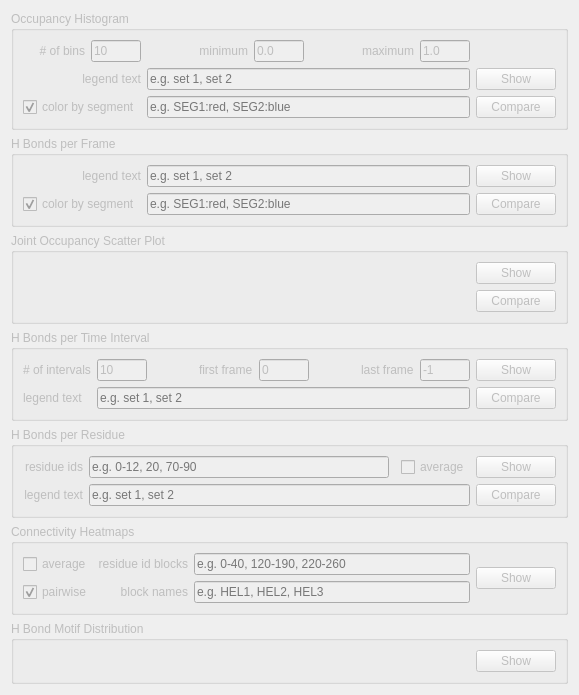
         <widget class="QWidget" name="tab">
          <property name="enabled">
           <bool>false</bool>
          </property>
          <attribute name="title">
           <string>Hydrogen Bonds</string>
          </attribute>
          <layout class="QGridLayout" name="gridLayout_10">
           <item row="4" column="0">
            <widget class="QGroupBox" name="groupBox_8">
             <property name="title">
              <string>H Bonds per Residue</string>
             </property>
             <layout class="QGridLayout" name="gridLayout_8">
              <item row="0" column="4">
               <widget class="QPushButton" name="button_bonds_draw_bonds_per_residue">
                <property name="toolTip">
                 <string>&lt;html&gt;&lt;head/&gt;&lt;body&gt;&lt;p align=&quot;justify&quot;&gt;Compute the number of H bonds per residue. Results are colored by segment.&lt;/p&gt;&lt;/body&gt;&lt;/html&gt;</string>
                </property>
                <property name="text">
                 <string>Show</string>
                </property>
                <property name="autoDefault">
                 <bool>false</bool>
                </property>
               </widget>
              </item>
              <item row="0" column="0">
               <widget class="QLabel" name="label_10">
                <property name="text">
                 <string>residue ids</string>
                </property>
                <property name="alignment">
                 <set>Qt::AlignRight|Qt::AlignTrailing|Qt::AlignVCenter</set>
                </property>
               </widget>
              </item>
              <item row="1" column="4">
               <widget class="QPushButton" name="button_bonds_compare_bonds_per_residue">
                <property name="toolTip">
                 <string>&lt;html&gt;&lt;head/&gt;&lt;body&gt;&lt;p align=&quot;justify&quot;&gt;Compare current analysis to a saved analysis (.hba or .wwa).&lt;/p&gt;&lt;/body&gt;&lt;/html&gt;</string>
                </property>
                <property name="text">
                 <string>Compare</string>
                </property>
                <property name="autoDefault">
                 <bool>false</bool>
                </property>
               </widget>
              </item>
              <item row="0" column="3">
               <widget class="QCheckBox" name="checkbox_bonds_per_residue_average">
                <property name="toolTip">
                 <string>&lt;html&gt;&lt;head/&gt;&lt;body&gt;&lt;p align=&quot;justify&quot;&gt;Toggle, if absolute number of connections or time averaged number of connections are used.&lt;/p&gt;&lt;/body&gt;&lt;/html&gt;</string>
                </property>
                <property name="text">
                 <string>average</string>
                </property>
               </widget>
              </item>
              <item row="0" column="1">
               <widget class="QLineEdit" name="line_bonds_per_residue_range">
                <property name="placeholderText">
                 <string>e.g. 0-12, 20, 70-90</string>
                </property>
               </widget>
              </item>
              <item row="1" column="0">
               <widget class="QLabel" name="label_11">
                <property name="text">
                 <string>legend text</string>
                </property>
                <property name="alignment">
                 <set>Qt::AlignRight|Qt::AlignTrailing|Qt::AlignVCenter</set>
                </property>
               </widget>
              </item>
              <item row="1" column="1" colspan="3">
               <widget class="QLineEdit" name="line_bonds_per_residue_legend">
                <property name="toolTip">
                 <string>&lt;html&gt;&lt;head/&gt;&lt;body&gt;&lt;p align=&quot;justify&quot;&gt;Add a prefix to the figure legend when comparing two analyses to identify them.&lt;/p&gt;&lt;/body&gt;&lt;/html&gt;</string>
                </property>
                <property name="placeholderText">
                 <string>e.g. set 1, set 2</string>
                </property>
               </widget>
              </item>
             </layout>
            </widget>
           </item>
           <item row="3" column="0">
            <widget class="QGroupBox" name="groupBox_9">
             <property name="title">
              <string>H Bonds per Time Interval</string>
             </property>
             <layout class="QGridLayout" name="gridLayout_7">
              <item row="0" column="7">
               <widget class="QLabel" name="label_13">
                <property name="text">
                 <string>last frame</string>
                </property>
               </widget>
              </item>
              <item row="2" column="1">
               <widget class="QLabel" name="label_12">
                <property name="text">
                 <string>legend text</string>
                </property>
               </widget>
              </item>
              <item row="2" column="9">
               <widget class="QPushButton" name="button_bonds_compare_bonds_per_time_interval">
                <property name="toolTip">
                 <string>&lt;html&gt;&lt;head/&gt;&lt;body&gt;&lt;p align=&quot;justify&quot;&gt;Compare current analysis to a saved analysis (.hba or .wwa).&lt;/p&gt;&lt;/body&gt;&lt;/html&gt;</string>
                </property>
                <property name="text">
                 <string>Compare</string>
                </property>
                <property name="autoDefault">
                 <bool>false</bool>
                </property>
               </widget>
              </item>
              <item row="0" column="8">
               <widget class="QLineEdit" name="line_bonds_time_last">
                <property name="minimumSize">
                 <size>
                  <width>50</width>
                  <height>0</height>
                 </size>
                </property>
                <property name="maximumSize">
                 <size>
                  <width>50</width>
                  <height>16777215</height>
                 </size>
                </property>
                <property name="text">
                 <string>-1</string>
                </property>
               </widget>
              </item>
              <item row="0" column="3">
               <spacer name="horizontalSpacer_10">
                <property name="orientation">
                 <enum>Qt::Horizontal</enum>
                </property>
                <property name="sizeHint" stdset="0">
                 <size>
                  <width>40</width>
                  <height>20</height>
                 </size>
                </property>
               </spacer>
              </item>
              <item row="0" column="2">
               <widget class="QLineEdit" name="line_bonds_nb_blocks">
                <property name="minimumSize">
                 <size>
                  <width>50</width>
                  <height>0</height>
                 </size>
                </property>
                <property name="maximumSize">
                 <size>
                  <width>50</width>
                  <height>16777215</height>
                 </size>
                </property>
                <property name="text">
                 <string>10</string>
                </property>
               </widget>
              </item>
              <item row="2" column="2" colspan="7">
               <widget class="QLineEdit" name="line_bonds_time_histogram_legend">
                <property name="minimumSize">
                 <size>
                  <width>0</width>
                  <height>0</height>
                 </size>
                </property>
                <property name="toolTip">
                 <string>&lt;html&gt;&lt;head/&gt;&lt;body&gt;&lt;p align=&quot;justify&quot;&gt;Add a prefix to the figure legend when comparing two analyses to identify them.&lt;/p&gt;&lt;/body&gt;&lt;/html&gt;</string>
                </property>
                <property name="placeholderText">
                 <string>e.g. set 1, set 2</string>
                </property>
               </widget>
              </item>
              <item row="0" column="4">
               <widget class="QLabel" name="label_2">
                <property name="text">
                 <string>first frame</string>
                </property>
               </widget>
              </item>
              <item row="0" column="5">
               <widget class="QLineEdit" name="line_bonds_time_first">
                <property name="minimumSize">
                 <size>
                  <width>50</width>
                  <height>0</height>
                 </size>
                </property>
                <property name="maximumSize">
                 <size>
                  <width>50</width>
                  <height>16777215</height>
                 </size>
                </property>
                <property name="toolTip">
                 <string/>
                </property>
                <property name="text">
                 <string>0</string>
                </property>
               </widget>
              </item>
              <item row="0" column="1">
               <widget class="QLabel" name="label_3">
                <property name="text">
                 <string># of intervals</string>
                </property>
               </widget>
              </item>
              <item row="0" column="9">
               <widget class="QPushButton" name="button_bonds_draw_bonds_per_time_interval">
                <property name="toolTip">
                 <string>&lt;html&gt;&lt;head/&gt;&lt;body&gt;&lt;p align=&quot;justify&quot;&gt;Compute a histogram of time intervals.&lt;/p&gt;&lt;p align=&quot;justify&quot;&gt;Counts the number of H bonds formed in the respective time interval.&lt;/p&gt;&lt;/body&gt;&lt;/html&gt;</string>
                </property>
                <property name="text">
                 <string>Show</string>
                </property>
                <property name="autoDefault">
                 <bool>false</bool>
                </property>
               </widget>
              </item>
              <item row="0" column="6">
               <spacer name="horizontalSpacer_11">
                <property name="orientation">
                 <enum>Qt::Horizontal</enum>
                </property>
                <property name="sizeHint" stdset="0">
                 <size>
                  <width>40</width>
                  <height>20</height>
                 </size>
                </property>
               </spacer>
              </item>
             </layout>
            </widget>
           </item>
           <item row="1" column="0">
            <widget class="QGroupBox" name="groupBox_10">
             <property name="title">
              <string>H Bonds per Frame</string>
             </property>
             <layout class="QGridLayout" name="gridLayout_4">
              <item row="1" column="3">
               <widget class="QPushButton" name="button_bonds_compare_bonds_timeseries">
                <property name="enabled">
                 <bool>false</bool>
                </property>
                <property name="toolTip">
                 <string>&lt;html&gt;&lt;head/&gt;&lt;body&gt;&lt;p align=&quot;justify&quot;&gt;Compare current analysis to a saved analysis (.hba or .wwa).&lt;/p&gt;&lt;/body&gt;&lt;/html&gt;</string>
                </property>
                <property name="text">
                 <string>Compare</string>
                </property>
                <property name="autoDefault">
                 <bool>false</bool>
                </property>
               </widget>
              </item>
              <item row="0" column="1">
               <widget class="QLineEdit" name="line_bonds_sum_legend">
                <property name="enabled">
                 <bool>false</bool>
                </property>
                <property name="toolTip">
                 <string>&lt;html&gt;&lt;head/&gt;&lt;body&gt;&lt;p align=&quot;justify&quot;&gt;Add a prefix to the figure legend when comparing two analyses to identify them.&lt;/p&gt;&lt;/body&gt;&lt;/html&gt;</string>
                </property>
                <property name="placeholderText">
                 <string>e.g. set 1, set 2</string>
                </property>
               </widget>
              </item>
              <item row="0" column="3">
               <widget class="QPushButton" name="button_bonds_draw_bonds_timeseries">
                <property name="toolTip">
                 <string>&lt;html&gt;&lt;head/&gt;&lt;body&gt;&lt;p align=&quot;justify&quot;&gt;Compute the number of H bonds per frame.&lt;/p&gt;&lt;/body&gt;&lt;/html&gt;</string>
                </property>
                <property name="text">
                 <string>Show</string>
                </property>
                <property name="autoDefault">
                 <bool>false</bool>
                </property>
               </widget>
              </item>
              <item row="0" column="0">
               <widget class="QLabel" name="label_8">
                <property name="enabled">
                 <bool>false</bool>
                </property>
                <property name="text">
                 <string>legend text</string>
                </property>
                <property name="alignment">
                 <set>Qt::AlignRight|Qt::AlignTrailing|Qt::AlignVCenter</set>
                </property>
               </widget>
              </item>
              <item row="1" column="0">
               <widget class="QCheckBox" name="checkbox_bonds_timeseries_segnames">
                <property name="toolTip">
                 <string>&lt;html&gt;&lt;head/&gt;&lt;body&gt;&lt;p align=&quot;justify&quot;&gt;Toggle if histogram bars are colored by segment or molecule. With colors turned on, comparing to other analyses is not possible.&lt;/p&gt;&lt;/body&gt;&lt;/html&gt;</string>
                </property>
                <property name="text">
                 <string>color by segment</string>
                </property>
                <property name="checked">
                 <bool>true</bool>
                </property>
               </widget>
              </item>
              <item row="1" column="1">
               <widget class="QLineEdit" name="line_bonds_timeseries_segnames">
                <property name="toolTip">
                 <string>&lt;html&gt;&lt;head/&gt;&lt;body&gt;&lt;p align=&quot;justify&quot;&gt;Time series are colored with regard to the specified segments.&lt;/p&gt;&lt;/body&gt;&lt;/html&gt;</string>
                </property>
                <property name="text">
                 <string/>
                </property>
                <property name="placeholderText">
                 <string>e.g. SEG1:red, SEG2:blue</string>
                </property>
               </widget>
              </item>
             </layout>
            </widget>
           </item>
           <item row="5" column="0">
            <widget class="QGroupBox" name="groupBox_11">
             <property name="title">
              <string>Connectivity Heatmaps</string>
             </property>
             <layout class="QGridLayout" name="gridLayout_2">
              <item row="0" column="0">
               <widget class="QCheckBox" name="checkbox_bonds_heatmap_average">
                <property name="toolTip">
                 <string>&lt;html&gt;&lt;head/&gt;&lt;body&gt;&lt;p align=&quot;justify&quot;&gt;Toggle, if absolute number of connections or time averaged number of connections are used.&lt;/p&gt;&lt;/body&gt;&lt;/html&gt;</string>
                </property>
                <property name="text">
                 <string>average</string>
                </property>
               </widget>
              </item>
              <item row="0" column="1">
               <widget class="QLabel" name="label_bonds_ranges">
                <property name="enabled">
                 <bool>false</bool>
                </property>
                <property name="text">
                 <string>residue id blocks</string>
                </property>
                <property name="alignment">
                 <set>Qt::AlignRight|Qt::AlignTrailing|Qt::AlignVCenter</set>
                </property>
               </widget>
              </item>
              <item row="0" column="2">
               <widget class="QLineEdit" name="line_bonds_heatmap_ranges">
                <property name="enabled">
                 <bool>false</bool>
                </property>
                <property name="text">
                 <string/>
                </property>
                <property name="placeholderText">
                 <string>e.g. 0-40, 120-190, 220-260</string>
                </property>
               </widget>
              </item>
              <item row="0" column="3" rowspan="2">
               <widget class="QPushButton" name="button_bonds_draw_heatmap">
                <property name="toolTip">
                 <string>&lt;html&gt;&lt;head/&gt;&lt;body&gt;&lt;p align=&quot;justify&quot;&gt;Compute the number of H bonds between every pair of residues. This can be done per residue or for blocks of residues.&lt;/p&gt;&lt;/body&gt;&lt;/html&gt;</string>
                </property>
                <property name="text">
                 <string>Show</string>
                </property>
                <property name="autoDefault">
                 <bool>false</bool>
                </property>
               </widget>
              </item>
              <item row="1" column="0">
               <widget class="QCheckBox" name="checkbox_bonds_heatmap_residuewise">
                <property name="toolTip">
                 <string>&lt;html&gt;&lt;head/&gt;&lt;body&gt;&lt;p align=&quot;justify&quot;&gt;Toggle, if heatmap is generated for every pair of residues or for blocks of residue ids. The number of blocks and the number of block names have to be consistent. This option is only available, if residuewise was not checked during initialization.&lt;/p&gt;&lt;/body&gt;&lt;/html&gt;</string>
                </property>
                <property name="text">
                 <string>pairwise</string>
                </property>
                <property name="checked">
                 <bool>true</bool>
                </property>
               </widget>
              </item>
              <item row="1" column="1">
               <widget class="QLabel" name="label_bonds_names">
                <property name="enabled">
                 <bool>false</bool>
                </property>
                <property name="text">
                 <string>block names</string>
                </property>
                <property name="alignment">
                 <set>Qt::AlignRight|Qt::AlignTrailing|Qt::AlignVCenter</set>
                </property>
               </widget>
              </item>
              <item row="1" column="2">
               <widget class="QLineEdit" name="line_bonds_heatmap_names">
                <property name="enabled">
                 <bool>false</bool>
                </property>
                <property name="text">
                 <string/>
                </property>
                <property name="placeholderText">
                 <string>e.g. HEL1, HEL2, HEL3</string>
                </property>
               </widget>
              </item>
             </layout>
            </widget>
           </item>
           <item row="2" column="0">
            <widget class="QGroupBox" name="groupBox_6">
             <property name="toolTip">
              <string/>
             </property>
             <property name="title">
              <string>Joint Occupancy Scatter Plot</string>
             </property>
             <layout class="QGridLayout" name="gridLayout_6">
              <item row="1" column="3">
               <widget class="QPushButton" name="button_bonds_add_hba">
                <property name="toolTip">
                 <string>&lt;html&gt;&lt;head/&gt;&lt;body&gt;&lt;p align=&quot;justify&quot;&gt;Compare current analysis to a set of saved analyses (.hba or .wwa). Multiple analysis files can be selected.&lt;/p&gt;&lt;/body&gt;&lt;/html&gt;</string>
                </property>
                <property name="text">
                 <string>Compare</string>
                </property>
                <property name="autoDefault">
                 <bool>false</bool>
                </property>
               </widget>
              </item>
              <item row="0" column="3">
               <widget class="QPushButton" name="button_bonds_draw_joint_barcode">
                <property name="toolTip">
                 <string>&lt;html&gt;&lt;head/&gt;&lt;body&gt;&lt;p align=&quot;justify&quot;&gt;Compute the joint occupancy of the H bond network. The joint occupancy is true, if all H bonds of the network are present in a frame and false otherwise.&lt;/p&gt;&lt;/body&gt;&lt;/html&gt;</string>
                </property>
                <property name="text">
                 <string>Show</string>
                </property>
                <property name="autoDefault">
                 <bool>false</bool>
                </property>
               </widget>
              </item>
              <item row="1" column="0">
               <spacer name="horizontalSpacer_9">
                <property name="orientation">
                 <enum>Qt::Horizontal</enum>
                </property>
                <property name="sizeHint" stdset="0">
                 <size>
                  <width>40</width>
                  <height>20</height>
                 </size>
                </property>
               </spacer>
              </item>
             </layout>
            </widget>
           </item>
           <item row="6" column="0">
            <widget class="QGroupBox" name="groupBox">
             <property name="enabled">
              <bool>false</bool>
             </property>
             <property name="title">
              <string>H Bond Motif Distribution</string>
             </property>
             <layout class="QGridLayout" name="gridLayout_5">
              <item row="1" column="2">
               <spacer name="horizontalSpacer_2">
                <property name="orientation">
                 <enum>Qt::Horizontal</enum>
                </property>
                <property name="sizeHint" stdset="0">
                 <size>
                  <width>40</width>
                  <height>20</height>
                 </size>
                </property>
               </spacer>
              </item>
              <item row="1" column="3">
               <widget class="QPushButton" name="button_bonds_draw_hydration">
                <property name="toolTip">
                 <string>&lt;html&gt;&lt;head/&gt;&lt;body&gt;&lt;p align=&quot;justify&quot;&gt;Compute H bond motifs and their distribution along the z axis.When initializing, residuewise has to be unchecked for this computation and backbone donor and acceptor atoms have to be added.&lt;/p&gt;&lt;/body&gt;&lt;/html&gt;</string>
                </property>
                <property name="text">
                 <string>Show</string>
                </property>
                <property name="autoDefault">
                 <bool>false</bool>
                </property>
               </widget>
              </item>
              <item row="1" column="1">
               <widget class="QLabel" name="label_22">
                <property name="text">
                 <string/>
                </property>
               </widget>
              </item>
              <item row="1" column="0">
               <spacer name="horizontalSpacer_14">
                <property name="orientation">
                 <enum>Qt::Horizontal</enum>
                </property>
                <property name="sizeHint" stdset="0">
                 <size>
                  <width>40</width>
                  <height>20</height>
                 </size>
                </property>
               </spacer>
              </item>
             </layout>
            </widget>
           </item>
           <item row="0" column="0">
            <widget class="QGroupBox" name="groupBox_17">
             <property name="toolTip">
              <string/>
             </property>
             <property name="title">
              <string>Occupancy Histogram</string>
             </property>
             <layout class="QGridLayout" name="gridLayout_9">
              <item row="0" column="1">
               <widget class="QLabel" name="label_56">
                <property name="maximumSize">
                 <size>
                  <width>16777215</width>
                  <height>16777215</height>
                 </size>
                </property>
                <property name="text">
                 <string># of bins</string>
                </property>
                <property name="alignment">
                 <set>Qt::AlignRight|Qt::AlignTrailing|Qt::AlignVCenter</set>
                </property>
               </widget>
              </item>
              <item row="0" column="3">
               <spacer name="horizontalSpacer">
                <property name="orientation">
                 <enum>Qt::Horizontal</enum>
                </property>
                <property name="sizeHint" stdset="0">
                 <size>
                  <width>40</width>
                  <height>20</height>
                 </size>
                </property>
               </spacer>
              </item>
              <item row="0" column="4">
               <widget class="QLabel" name="label_55">
                <property name="maximumSize">
                 <size>
                  <width>16777215</width>
                  <height>16777215</height>
                 </size>
                </property>
                <property name="text">
                 <string>minimum</string>
                </property>
                <property name="alignment">
                 <set>Qt::AlignRight|Qt::AlignTrailing|Qt::AlignVCenter</set>
                </property>
               </widget>
              </item>
              <item row="2" column="1" colspan="2">
               <widget class="QCheckBox" name="checkbox_bonds_occupancy_segnames">
                <property name="toolTip">
                 <string>&lt;html&gt;&lt;head/&gt;&lt;body&gt;&lt;p align=&quot;justify&quot;&gt;Toggle if histogram bars are colored by segment or molecule. With colors turned on, comparing to other analyses is not possible.&lt;/p&gt;&lt;/body&gt;&lt;/html&gt;</string>
                </property>
                <property name="text">
                 <string>color by segment</string>
                </property>
                <property name="checked">
                 <bool>true</bool>
                </property>
               </widget>
              </item>
              <item row="1" column="1" colspan="2">
               <widget class="QLabel" name="label_9">
                <property name="enabled">
                 <bool>false</bool>
                </property>
                <property name="text">
                 <string>legend text</string>
                </property>
                <property name="alignment">
                 <set>Qt::AlignRight|Qt::AlignTrailing|Qt::AlignVCenter</set>
                </property>
               </widget>
              </item>
              <item row="2" column="21">
               <widget class="QPushButton" name="button_bonds_compare_occupancy">
                <property name="enabled">
                 <bool>false</bool>
                </property>
                <property name="toolTip">
                 <string>&lt;html&gt;&lt;head/&gt;&lt;body&gt;&lt;p align=&quot;justify&quot;&gt;Compare current analysis to a saved analysis (.hba or .wwa).&lt;/p&gt;&lt;/body&gt;&lt;/html&gt;</string>
                </property>
                <property name="text">
                 <string>Compare</string>
                </property>
                <property name="autoDefault">
                 <bool>false</bool>
                </property>
               </widget>
              </item>
              <item row="1" column="21">
               <widget class="QPushButton" name="button_bonds_draw_occupancy">
                <property name="toolTip">
                 <string>&lt;html&gt;&lt;head/&gt;&lt;body&gt;&lt;p&gt;Compute histogram of H bond occupancies. Counts the number of H bonds with an occupancy equal or greater than the respective value.&lt;/p&gt;&lt;/body&gt;&lt;/html&gt;</string>
                </property>
                <property name="text">
                 <string>Show</string>
                </property>
                <property name="autoDefault">
                 <bool>false</bool>
                </property>
               </widget>
              </item>
              <item row="0" column="2">
               <widget class="QLineEdit" name="line_bonds_occupancy_step">
                <property name="minimumSize">
                 <size>
                  <width>50</width>
                  <height>0</height>
                 </size>
                </property>
                <property name="maximumSize">
                 <size>
                  <width>50</width>
                  <height>16777215</height>
                 </size>
                </property>
                <property name="text">
                 <string>10</string>
                </property>
               </widget>
              </item>
              <item row="0" column="5">
               <widget class="QLineEdit" name="line_bonds_occupancy_min">
                <property name="minimumSize">
                 <size>
                  <width>50</width>
                  <height>0</height>
                 </size>
                </property>
                <property name="maximumSize">
                 <size>
                  <width>50</width>
                  <height>16777215</height>
                 </size>
                </property>
                <property name="text">
                 <string>0.0</string>
                </property>
               </widget>
              </item>
              <item row="0" column="6">
               <spacer name="horizontalSpacer_3">
                <property name="orientation">
                 <enum>Qt::Horizontal</enum>
                </property>
                <property name="sizeHint" stdset="0">
                 <size>
                  <width>40</width>
                  <height>20</height>
                 </size>
                </property>
               </spacer>
              </item>
              <item row="0" column="16">
               <widget class="QLineEdit" name="lineEdit">
                <property name="minimumSize">
                 <size>
                  <width>50</width>
                  <height>0</height>
                 </size>
                </property>
                <property name="maximumSize">
                 <size>
                  <width>50</width>
                  <height>16777215</height>
                 </size>
                </property>
                <property name="text">
                 <string>1.0</string>
                </property>
               </widget>
              </item>
              <item row="1" column="3" colspan="14">
               <widget class="QLineEdit" name="line_bonds_occupancy_histogram_legend">
                <property name="enabled">
                 <bool>false</bool>
                </property>
                <property name="toolTip">
                 <string>&lt;html&gt;&lt;head/&gt;&lt;body&gt;&lt;p align=&quot;justify&quot;&gt;Add a prefix to the figure legend when comparing two analyses to identify them.&lt;/p&gt;&lt;/body&gt;&lt;/html&gt;</string>
                </property>
                <property name="placeholderText">
                 <string>e.g. set 1, set 2</string>
                </property>
               </widget>
              </item>
              <item row="2" column="3" colspan="14">
               <widget class="QLineEdit" name="line_bonds_occupancy_segnames">
                <property name="sizePolicy">
                 <sizepolicy hsizetype="Expanding" vsizetype="Fixed">
                  <horstretch>0</horstretch>
                  <verstretch>0</verstretch>
                 </sizepolicy>
                </property>
                <property name="minimumSize">
                 <size>
                  <width>160</width>
                  <height>0</height>
                 </size>
                </property>
                <property name="maximumSize">
                 <size>
                  <width>16777215</width>
                  <height>16777215</height>
                 </size>
                </property>
                <property name="toolTip">
                 <string>&lt;html&gt;&lt;head/&gt;&lt;body&gt;&lt;p align=&quot;justify&quot;&gt;Histogram bars are colored with regard to the specified segments.&lt;/p&gt;&lt;/body&gt;&lt;/html&gt;</string>
                </property>
                <property name="placeholderText">
                 <string>e.g. SEG1:red, SEG2:blue</string>
                </property>
               </widget>
              </item>
              <item row="0" column="7" colspan="9">
               <widget class="QLabel" name="label_17">
                <property name="text">
                 <string>maximum</string>
                </property>
                <property name="alignment">
                 <set>Qt::AlignRight|Qt::AlignTrailing|Qt::AlignVCenter</set>
                </property>
               </widget>
              </item>
             </layout>
            </widget>
           </item>
          </layout>
         </widget>
